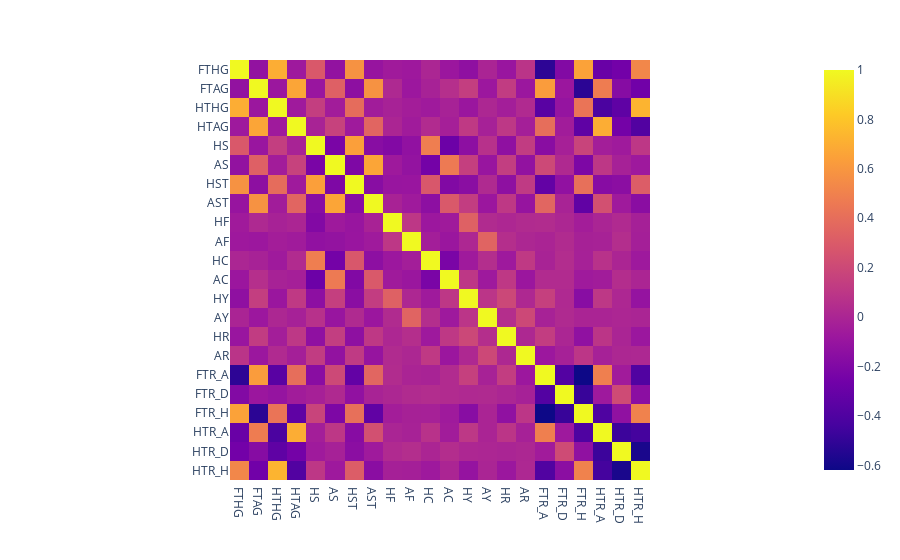

Write notebook code for a chart like this one.
### Code cell
fig = px.imshow(heat_map.corr())
fig.show()

### Figure 1 — Plotly figure (JSON) as saved in the notebook; plotly's stock layout.template omitted (floating-point values rounded to 4 significant figures; data arrays with more than 128 entries replaced by an {"elided": "..."} marker saying what was removed)
{"data": [{"coloraxis": "coloraxis", "hovertemplate": "x: %{x}<br>y: %{y}<br>color: %{z}<extra></extra>", "name": "0", "type": "heatmap", "x": ["FTHG", "FTAG", "HTHG", "HTAG", "HS", "AS", "HST", "AST", "HF", "AF", "HC", "AC", "HY", "AY", "HR", "AR", "FTR_A", "FTR_D", "FTR_H", "HTR_A", "HTR_D", "HTR_H"], "xaxis": "x", "y": ["FTHG", "FTAG", "HTHG", "HTAG", "HS", "AS", "HST", "AST", "HF", "AF", "HC", "AC", "HY", "AY", "HR", "AR", "FTR_A", "FTR_D", "FTR_H", "HTR_A", "HTR_D", "HTR_H"], "yaxis": "y", "z": {"elided": "22x22 float values"}}], "layout": {"coloraxis": {"colorscale": [[0, "#0d0887"], [0.1111, "#46039f"], [0.2222, "#7201a8"], [0.3333, "#9c179e"], [0.4444, "#bd3786"], [0.5556, "#d8576b"], [0.6667, "#ed7953"], [0.7778, "#fb9f3a"], [0.8889, "#fdca26"], [1, "#f0f921"]]}, "margin": {"t": 60}, "xaxis": {"anchor": "y", "constrain": "domain", "domain": [0, 1], "scaleanchor": "y"}, "yaxis": {"anchor": "x", "autorange": "reversed", "constrain": "domain", "domain": [0, 1]}}}
